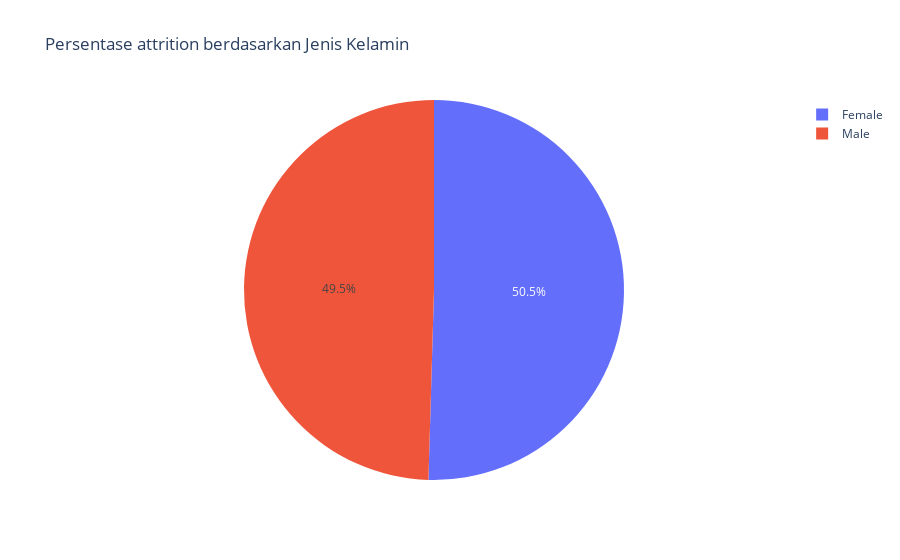

The notebook cell this image was saved under:
### Markdown cell above
###  Fitur Demografik

### Code cell
pie_chart_att("Gender","Persentase attrition berdasarkan Jenis Kelamin")

### Figure 1 — Plotly figure (JSON) as saved in the notebook; plotly's stock layout.template omitted (floating-point values rounded to 4 significant figures)
{"data": [{"domain": {"x": [0, 1], "y": [0, 1]}, "hovertemplate": "Gender=%{label}<br>Employee ID=%{value}<extra></extra>", "labels": ["Female", "Male"], "legendgroup": "", "name": "", "showlegend": true, "type": "pie", "values": [17850, 17520]}], "layout": {"legend": {"tracegroupgap": 0}, "title": {"text": "Persentase attrition berdasarkan Jenis Kelamin"}}}
